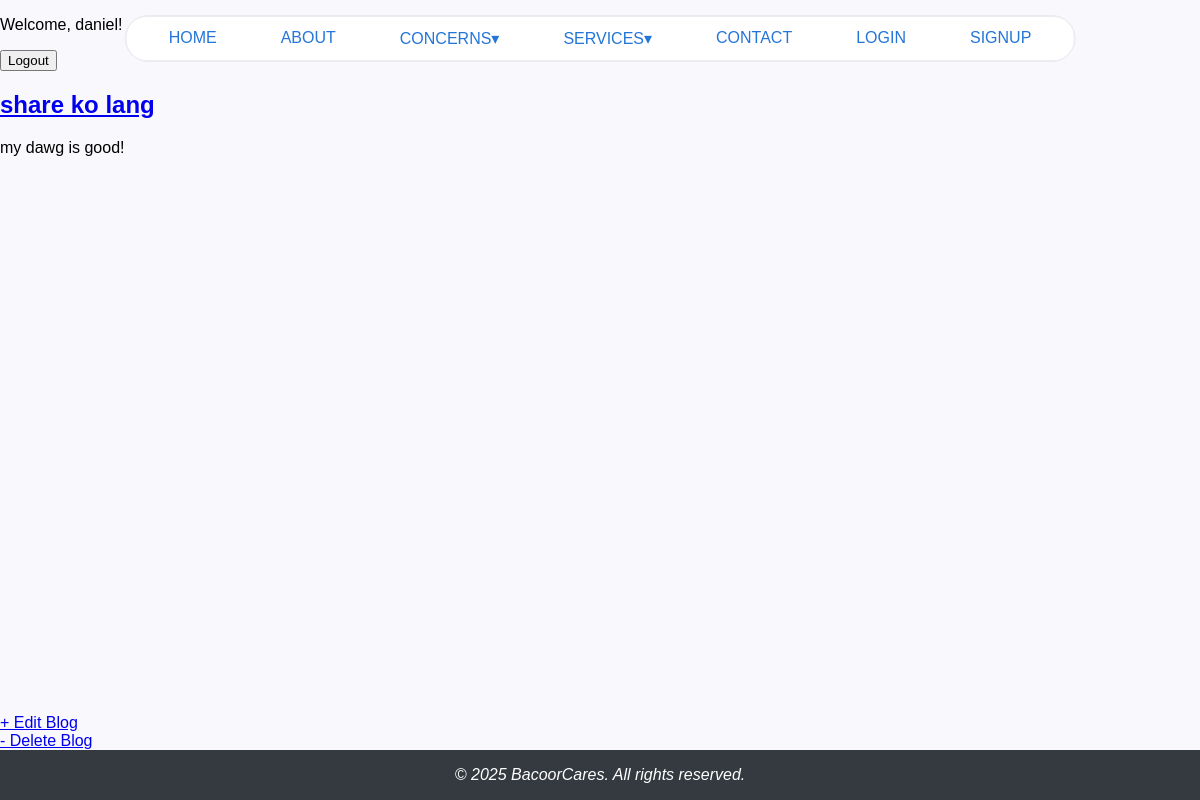
Page /blog/1 (signed in) on the committed database.
### accounts/models.py (models this page shows)
class CustomUser(AbstractUser):
    age = models.IntegerField(null=True, blank=True)
    phone_number = models.CharField(max_length=20, null=True, blank=True)

### app/models.py (models this page shows, shortened)
class Post(models.Model):
    title = models.CharField(max_length=200)
    content = models.TextField(null=True)
    created_at = models.DateTimeField(auto_now_add=True)
    is_published = models.BooleanField(default=False)
    author = models.ForeignKey(Citizen, on_delete=models.CASCADE)

### app/views.py (the view)
# urls.py: path('blog/<int:pk>', BlogDetailView.as_view(), name='blog_detail'),
class BlogDetailView(DetailView):
    model = Post
    context_object_name = 'post'
    template_name = 'app/blog_detail.html'

### app/templates/app/blog_detail.html
{% extends 'app/base.html' %}
{% load static %}
{% block content %}
        <div class="post-entry">
            <h2><a href=" ">{{post.title}}</a></h2>
            <p>{{post.content}}</p>
        </div>
       <a href ="{% url 'blog_update' post.pk %}">+ Edit Blog</a>
       <a href ="{% url 'blog_delete' post.pk %}">- Delete Blog</a>
{% endblock content %}

### app/templates/app/base.html (shortened to what this page needs)
{% load static %}
<!DOCTYPE html>
<html lang="en">
    <head>
        <link rel="stylesheet" href="{% static 'css/base.css' %}">
    </head>
<body>
    {% include 'app/navbar.html' %}
    {% if user.is_authenticated %}
    <p>Welcome, {{ user.username }}!</p>
    <form method="post" action="{% url 'logout' %}">
        <button type="submit">Logout</button>
    </form>
    {% else %}
    <p>You are not logged in.</p>
    <a href="{% url 'login' %}">login</a>
    {% endif %}
    {% block content %}{% endblock content %}
    {% include 'app/footer.html' %}
</body>
</html>

### static/css/base.css (style rules this page uses)
html, body { height: 100%; margin: 0; display: flex; flex-direction: column; }
body { display: flex; flex-direction: column; }
body > div { flex: 1; }
body { background: #F9F8FD; font-family: 'Lexend Exa', sans-serif; }

### rows in the picture
CustomUser: username "daniel"
Post: title "share ko lang", content "my dawg is good!"
